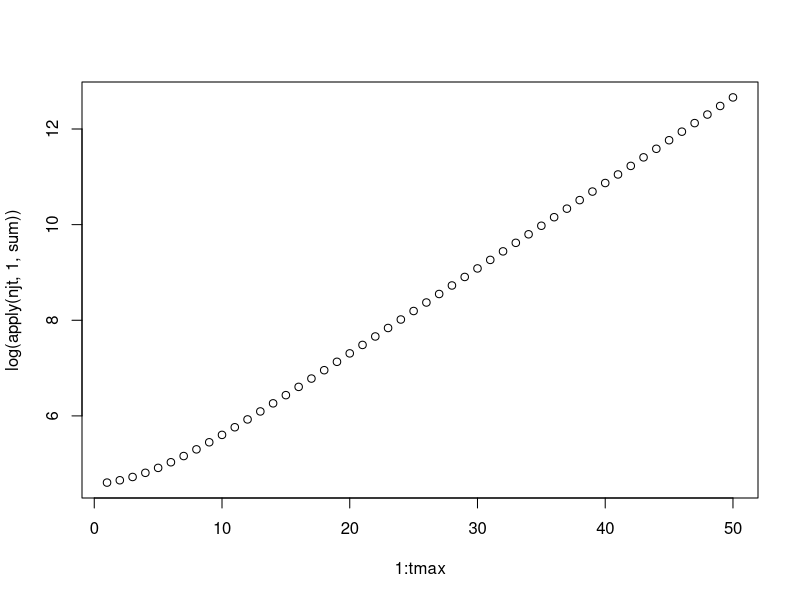
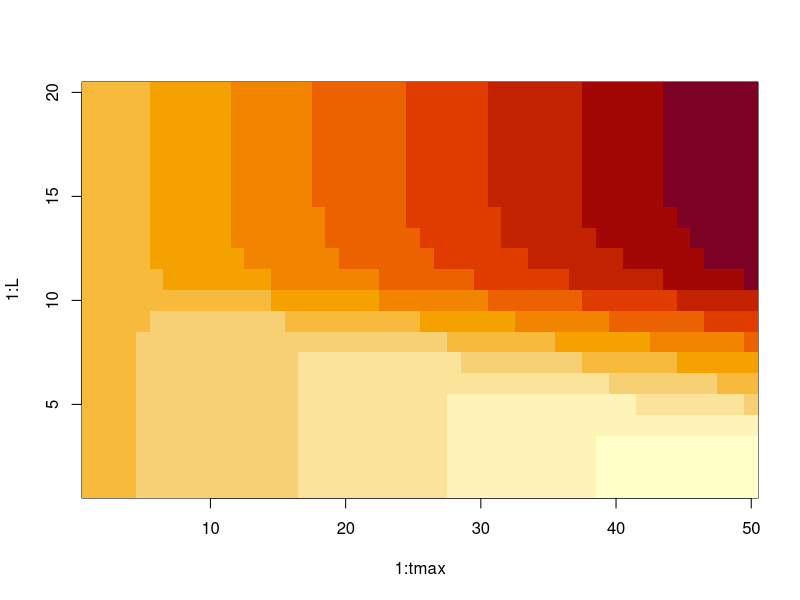
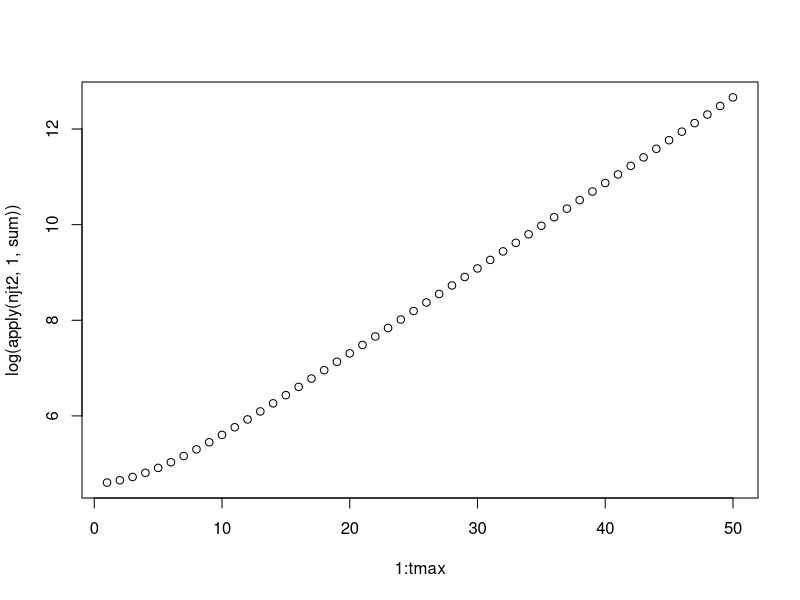
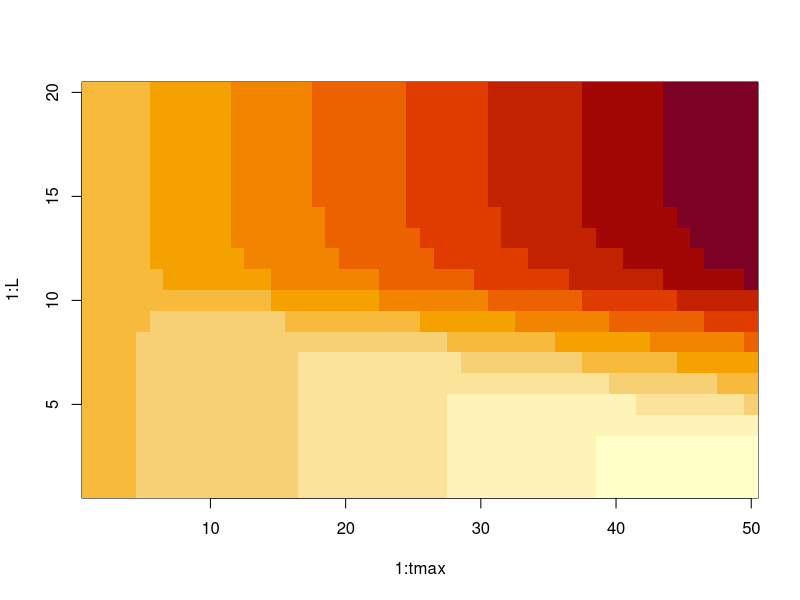

The R script that drew these images, in order:
############################################################
##example solution to the project described in Chapter 6 of the YaRI tutorial
##written by Andreas Handel (ahandel@uga.edu), last change 9/3/12
##this short program is a companion to the YaRI tutorial, 
##available at http://ahandel.myweb.uga.edu/resources.htm 
############################################################
rm(list=ls()) #this clears the workspace to make sure no leftover variables are floating around. Not strictly needed but often a good idea
graphics.off(); #close all graphics windows, in case there are still some open from previous stuff we did

d=0.1; 					#dispersal rate of individuals
L=20; 					#number of patches
tmax=50; 				#maximum number of timesteps to run simulation
lambdavec=c(rep(0.9,L/2),rep(1.2,L/2)); #create a vector of length L with growth rates for every patch
mvec=matrix(0,L,1); #note that mvec is a vector, but I created it as a matrix with only a single column = a standing vector
njt=matrix(0,tmax,L); #create the matrix/array njt with tmax rows and L columns that will store the population. 
          					#Each row will contain the population at time t for the L patches in the L different columns 
					         #to initialize, set all values to zero.
njt[1,]=5;				#every patch at time t=1 gets 5 individuals


#########################################################
#1st way of doing it - an outer loop over time, and an inner loop over all patches for every time-step
#########################################################
#start the main simulation loop, running from time t=1 to t=tmax
#note that the loop only goes to tmax-1, since we address the matrix njt at njt[t+1,], and the matrix only has the size tmax
for (t in 1:(tmax-1))
{
	for (p in 1:L) #inner loop over patches - growth step 1st
	{
	  mvec[p]=lambdavec[p]*njt[t,p]; 
  }
  for (p in 1:L) #dispersal step next
  {
	  if (p==1) { njt[t+1,p]=(1-d)*mvec[p] + d*mvec[p+1] }     #dispersal for the 2 edges and the middle
	  if (p==L) {  njt[t+1,p]=(1-d)*mvec[p]+d*mvec[p-1]  }
	  if (p>1 & p<L) { njt[t+1,p]=(1-2*d)*mvec[p]+d*mvec[p-1]+d*mvec[p+1]} 
	  
	}
}

plot(1:tmax,log(apply(njt,1,sum))); #plot total population size as a function of time
#since the command sum(njt) would sum not only over the patches at every time, but also over all times and return only one value,
#one can't use it straight. Instead, one can use the command apply, which applies another command (here sum) to every row or column
#see also table 5 in Ellner's tutorial. Also note that it's perfectly ok to stack commands into each other, like plot(log(apply())). 
#But at some point, it can get too messy and it's better to split it and do one command, such as njtsum=apply(njt,1,sum) 
#and then njtlog=log(njtsum), etc.

browser(); #this command stops the execution of the program and shows you the console. To continue the rest of the program, press c.
           #this command is very useful if you want to find mistakes in your code and don't know where it goes wrong. 
           #just place the command in certain places, let the program run, and see if it gets this far. 
           #also, when you get the console, you can check your variables to see if they all 'behave'
           #I have used the command here not to find a mistake, but to make the first plot, then stop. 
           #this way, one can look at the plot, and then by pressing 'c' at the console, continue to the next plot below
           #of course one could also create two separate plots, or 2 plots in the same window, etc. 
                                                                                                                          
image(1:tmax,1:L,log(njt)) #plot a 2-d image of the population log-densities as a function of patch position and time

browser();
	
#########################################################
#2nd way of doing the same thing - create a dispersal matrix that applies all the 
#dispersal steps at one point, then only do one loop over time
#########################################################
njt2=matrix(0,tmax,L); #create the matrix/array njt with tmax rows and L columns that will store the population. 
njt2[1,]=5;				#every patch at time t=1 gets 5 individuals

#create of matrix that contains dispersal rates/coefficients. Put 1-2d on the diagonal and d on the off-diagonals.
dispmatrix=diag(1-2*d,L,L)+cbind(rep(0,L),diag(d,L,L-1))+rbind(rep(0,L),diag(d,L-1,L))
#we still need to deal with the boundaries and give them special values
dispmatrix[1,1]=1-d; dispmatrix[L,L]=1-d; 
                                                                           
#start the main simulation loop, running from time t=1 to t=tmax
for (t in 1:(tmax-1))
{
	mvec=lambdavec*njt2[t,];		#multiply the population in every patch at time with the growth rate for each patch
	njt2[t+1,]=dispmatrix%*%mvec;	#multipy the vector mvec with the matrix dispmatrix, which contains the rates of dispersal
					#note that this is a matrix-vector multiplication and therefore requires the %*% symbol
          #also note that mvec is a lying vector of dimension 1 x L. so technically, one can't multiply it with an L x L matrix
          #but R is 'smart' and switches mvec into a standing L x 1 vector, then does the matrix multiplication, which results
          #in another L x 1 vector. R switches this result around again so it matches njt[t+1,], which is again a 1 x L vector.
          #Conclusion: R is rather powerful, and it's sometimes convenient. But if you are not sure you are doing the right thing, 
          #stuff can go wrong a lot. So be careful.   
}
plot(1:tmax,log(apply(njt2,1,sum))); #plot total population size as a function of time
browser();
image(1:tmax,1:L,log(njt2)) #plot a 2-d image of the population log-densities as a function of patch position and time
browser();
